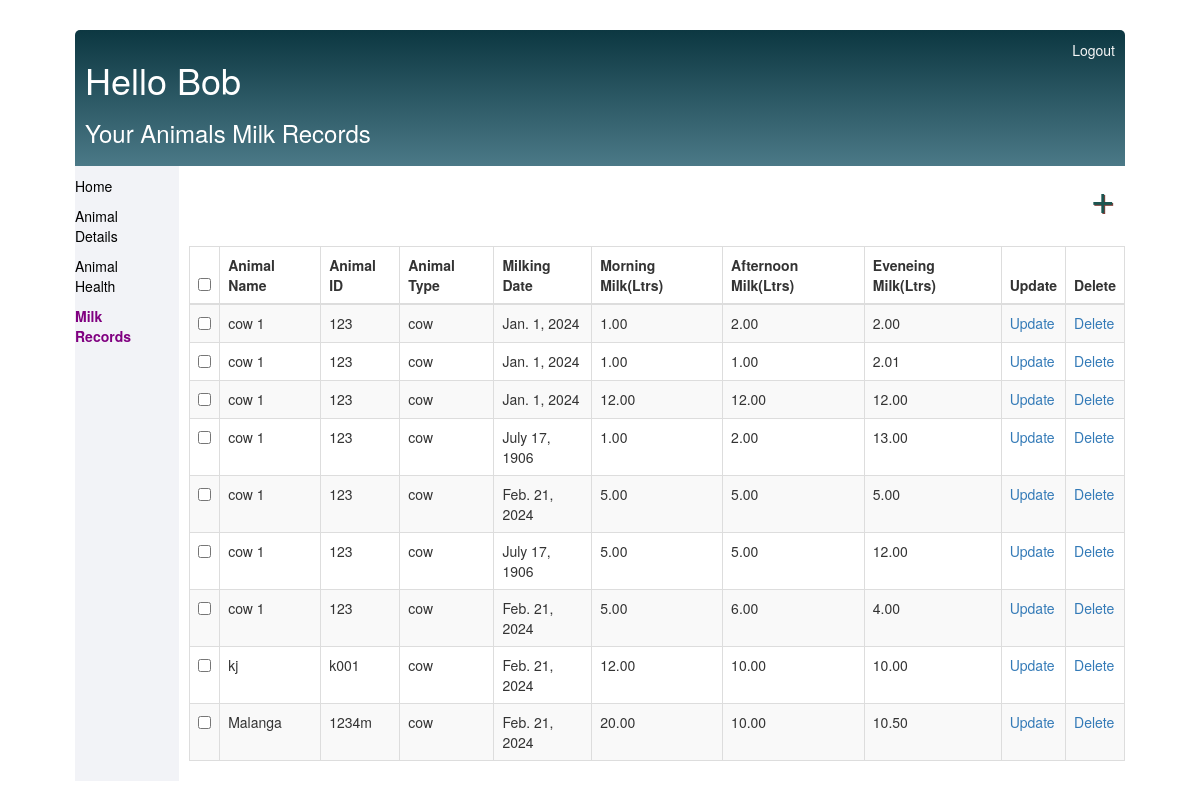
Before: /milk-records/ (signed in) with the older database file.
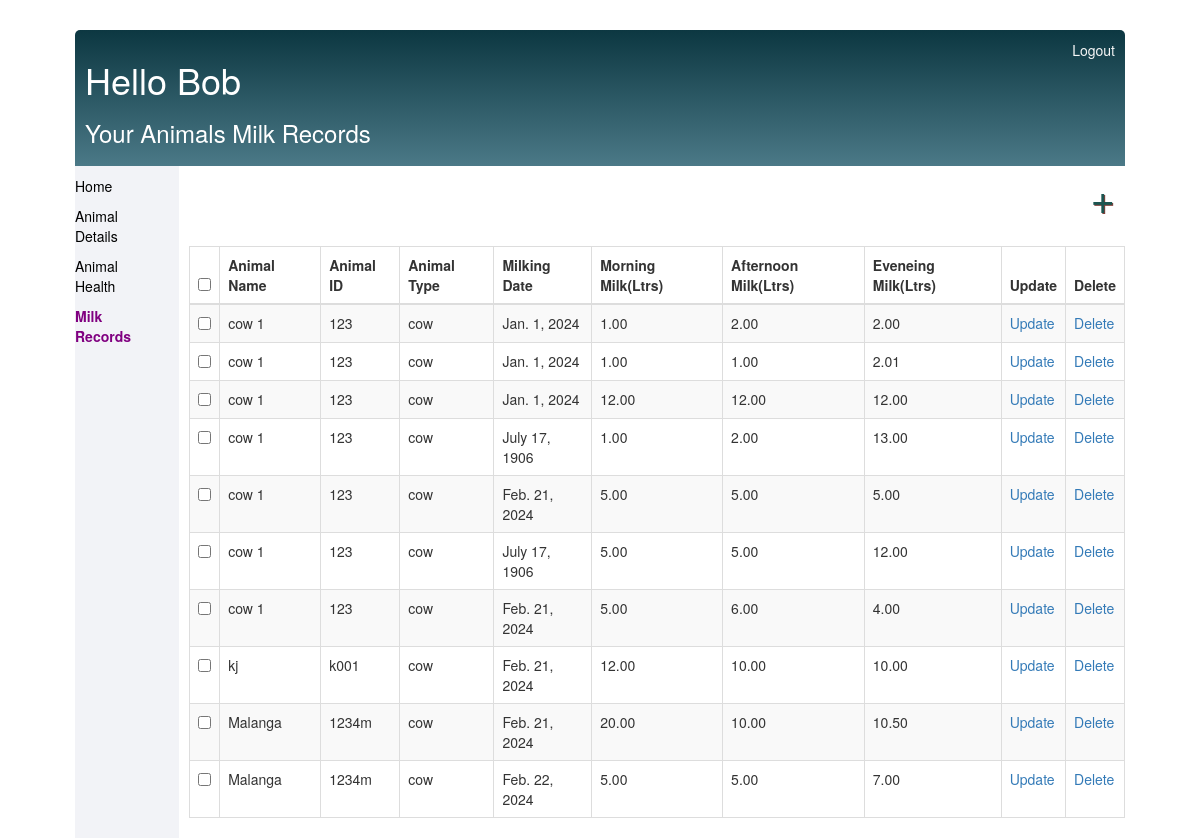
After: the same page with the newer database file.
### base/models.py (models this page shows, shortened)
class MilkRecord(models.Model):
    animal = models.ForeignKey(Animal, on_delete=models.CASCADE)
    milking_date = models.DateField()
    morning_milk = models.DecimalField(max_digits=6, decimal_places=2)
    afternoon_milk = models.DecimalField(max_digits=6, decimal_places=2)
    evening_milk = models.DecimalField(max_digits=6, decimal_places=2)

class Animal(models.Model):
    COW = 'cow'
    BULL = 'bull'
    HEIFER = 'heifer'
    CALF = 'calf'
    ANIMAL_TYPE_CHOICES = [
        (COW, 'Cow'),
        (BULL, 'Bull'),
        (HEIFER, 'Heifer'),
        (CALF, 'Calf'),
    ]
    farmer = models.ForeignKey(User,on_delete=models.CASCADE, null=True, blank=True) #a farmer will have more than one animal
    animal_id = models.CharField(max_length=50, unique=True)
    animal_name = models.CharField(max_length=100)
    ear_tag = models.CharField(max_length=50, null=True, blank=True)
    sire_id = models.CharField(max_length=50,  null=True, blank=True)
    dam_id = models.CharField(max_length=50, null=True, blank=True)
    animal_type = models.CharField(max_length=100, choices=ANIMAL_TYPE_CHOICES)
    color = models.CharField(max_length=50,  null=True, blank=True)
    breed = models.CharField(max_length=100,  null=True, blank=True)
    description=models.TextField( null=True, blank=True)
    date_of_birth = models.DateField( null=True, blank=True)
    current_age = models.IntegerField( null=True, blank=True)  # In months, years, or any other appropriate unit
    weight_at_birth = models.DecimalField(max_digits=10, decimal_places=2,  null=True, blank=True)  # In whatever appropriate unit
    age_at_first_service = models.IntegerField( null=True, blank=True)  # In months, years, or any other appropriate unit
    weight_at_first_service = models.DecimalField(max_digits=10, decimal_places=2, null=True, blank=True)  # In whatever appropriate unit
    complete = models.BooleanField(default=False)
    created = models.DateTimeField(auto_now_add=True)
    def __str__(self):
        return self.animal_name
    class Meta:
        ordering =['complete']

### base/views.py (the view)
# urls.py: path('milk-records/', MilkList.as_view(), name='milk-records'),
class MilkList(LoginRequiredMixin,ListView):
    model = MilkRecord
    context_object_name = 'milkrecords'
    template_name = 'base/milk_records.html'
    def get_queryset(self):
        user = self.request.user
        queryset = MilkRecord.objects.filter(animal__farmer=user)
        return queryset

### templates/base/milk_records.html (shortened to what this page needs)
{% extends 'base/main.html' %}
 {% block content %}
 <div class="main-wrapper-content">
 <div class="header-bar">
    <div>
        <h1>Hello {{ request.user|title}}</h1>
        <h3>Your Animals Milk Records</h3>
    </div>
    {% if request.user.is_authenticated %}
    <a href="{% url 'logout' %}"> Logout</a>
    {% else %}
    <a href="{% url 'login' %}"> Login</a>
    {% endif %}
 </div>
 <div class="content-wrapper">
    <div class="left-side">
      <p><a {% if request.path == '/' %} class="active" {% endif %} href="{% url 'dashboard' %}">Home</a></p>
      <p><a {% if request.path == '/animals/' %} class="active" {% endif %} href="{% url 'animals' %}">Animal Details</a></p>
      <p><a {% if request.path == '/animal-health-records/' %}class="active"{% endif %} href="{% url 'animal-health-records' %}">Animal Health</a></p>
      <p><a {% if request.path == '/milk-records/' %} class="active" {% endif %} href="{% url 'milk-records' %}">Milk Records</a></p>
    </div>
 <div class="right-side">
    <div class="add-link-section">
        <div class="section">
            <a id="add-link"  href="{% url 'milk-create' %}">&#x2b;</a>
         </div>
    </div>
    <div class="table-section">
 <table id="bootstrapdatatable" class="table table-striped table-bordered" >
    <thead>
        <th><input type="checkbox" id="checkall" /></th>
        <th>Animal Name</th>
        <th>Animal ID</th>
        <th>Animal Type</th>
        <th>Milking Date</th>
        <th>Morning Milk(Ltrs)</th>
        <th>Afternoon Milk(Ltrs)</th>
        <th>Eveneing Milk(Ltrs)</th>
        <th>Update</th>
        <th>Delete</th>
    </thead>
        {% for record in milkrecords %}
        <tr>
            <td><input type="checkbox" class="checkthis" /></td>
            <td>{{record.animal}}</td>
            <td>{{record.animal.animal_id}}</td>
            <td>{{record.animal.animal_type}}</td>
            <td>{{record.milking_date}}</td>
            <td>{{record.morning_milk}}</td>
            <td>{{record.afternoon_milk}}</td>
            <td>{{record.evening_milk}}</td>
            <td><a href="{% url 'milk-update' record.id %}"> Update</a></td>
            <td><a href="{% url 'milk-delete' record.id %}"> Delete</a></td>
        </tr>
        {% empty %}
        <h1>NO items in List</h1>
        {% endfor %}
</table>
</div>
</div>
</div>
</div>
{% endblock content %}

### templates/base/main.html (shortened to what this page needs)
{% load static %}
<!DOCTYPE html>
<html lang="en">
<head>
    <link rel="stylesheet" type="text/css" href="{% static 'css/styles.css' %}">
    <link href="http://maxcdn.bootstrapcdn.com/bootstrap/3.3.0/css/bootstrap.min.css" rel="stylesheet" id="bootstrap-css">
<link rel="stylesheet" href="https://code.jquery.com/ui/1.12.1/themes/base/jquery-ui.css">
</head>
<body>
    <div class="container">
        {% block content %}
        {% endblock content %}
    </div>
</body>
</html>

### static/css/styles.css (style rules this page uses)
:root { --bg-color1: #f8f8f8; --bg-color2: #f9f9f9; --orange-color1: #eb796f; --orange-color: #1c5550; --white-color: #fff; --paragraph-color: #4b5156; --margin-sm: 5px; --margin-m: 10px; --margin-l: 20px; --margin-xl: 30px; --padding-sm: 5px; --padding-m: 10px; --padding-l: 20px; --padding-xl: 30px; --size-sm: 5px; --size-m: 10px; --size-l: 20px; --size-xl: 30px; }
body, html { background-color: #fff; font-family: "Nunito", sans-serif; padding-top: 0; width: 100% !important; height: 100%; margin: 0; }
h1, h2, h3, h4, h5, h6 { font-family: "Raleway", sans-serif; }
a, p { color: var(--paragraph-color); }
.container { width: 90% !important; box-sizing: border-box; padding: 0; margin: 0; }
.header-bar { display: flex; justify-content: space-between; color: var(--white-color); padding: var(--padding-m); border-radius: 5px 5px 0 0; background: linear-gradient(to bottom, #0c3741, #4b7987); }
.header-bar a { text-decoration: none; color: rgb(247, 247, 247); }
.main-wrapper-content { margin-top: var(--size-xl); }
.content-wrapper { display: flex; box-sizing: border-box; margin-top: 0; }
.left-side { width: 10%; background-color: #f2f3f7; padding-right: var(--padding-l); padding-top: var(--padding-m); margin-right: var(--size-m); }
.right-side { width: 90%; }
.add-link-section { margin-bottom: var(--size-l); padding: 30px; position: relative; }
.active { color: purple !important; font-weight: bold; }
.left-side a { text-decoration: none; color: black; padding-top: var(--padding-l); }
#add-link { color: var(--orange-color); text-decoration: none; font-size: 42px; text-shadow: 1px 1px #81413b; position: absolute; top: 0; right: var(--size-m); }
input[type="checkbox"] { margin-right: var(--margin-sm); border: 1px solid var(--orange-color); }

Changed rows visible on the page:
added MilkRecord: animal "Malanga", animal.animal_id "1234m", animal.animal_type "cow", milking_date "Feb. 22, 2024", morning_milk "5.00", afternoon_milk "5.00", evening_milk "7.00"
